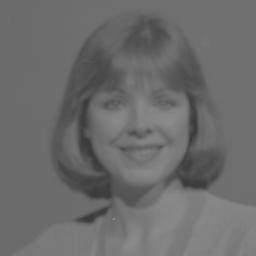
#> input picture contr1_1.jpg, 256 x 256 px
$ python Practica2.py
#> lines starting #> are read from the running program, lines starting #| are printed output that depends on the picture
#######Ejercicio 1

import cv2
import random
import numpy as np
from matplotlib import pyplot as plt

img=cv2.imread('contr1_1.jpg', cv2.COLOR_BGR2GRAY)
#> img is the input picture: shape (256, 256, 3); min 56, max 139, mean 107.8
img2=cv2.imread('contr1_1.jpg', cv2.IMREAD_GRAYSCALE)
#> img2: shape (256, 256); min 56, max 139, mean 107.8
hist = cv2.calcHist([img],[0],None,[256],[0,256])
#> hist = 256 values, max 11064 at index 108, min 0 at index 0, mean 256

a=0
b=255
c=255
d=0
fils,cols=img2.shape
#> fils = 256; cols = 256
for x in range(fils):
    for y in range(cols):
        if c>img2.item(x,y):
            c=img2.item(x,y)
        if d<img2.item(x,y):
            d=img2.item(x,y)
#> after the loop, c = 56; d = 139
print(c,d)
#| 56 139
for x in range(fils):
    for y in range(cols):
        t=(img2.item(x,y)-c)*((b-a)/(d-c))+a
        img2.itemset((x, y), t)
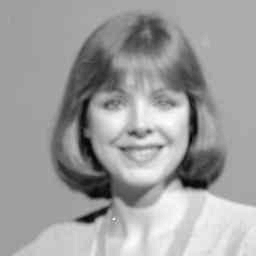
#> img2: shape (256, 256); min 0, max 255, mean 158.5

plt.subplot(2,2,1),plt.imshow(img,'gray')
plt.subplot(2,2,2).hist(img.ravel(),256,[0,256])
plt.subplot(2,2,3),plt.imshow(img2,'gray')
plt.subplot(2,2,4).hist(img2.ravel(),256,[0,256])
plt.show()
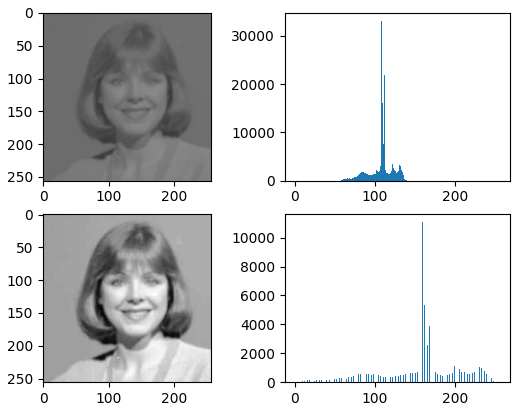
#> figure drawn by matplotlib, 4 panels; panel 2: tallest bar 33192 high, from x = 108 to 109; panel 4: tallest bar 11064 high, from x = 159 to 160

#######Ejercicio 2

import cv2
import random
import numpy as np
from matplotlib import pyplot as plt

img=cv2.imread('contr3_1.jpg', cv2.COLOR_BGR2GRAY)
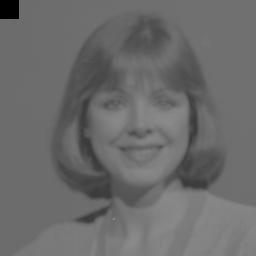
#> input picture contr3_1.jpg, 256 x 256 px
#> img is the input picture: shape (256, 256, 3); min 0, max 140, mean 107.2
img2=cv2.imread('contr3_1.jpg', cv2.IMREAD_GRAYSCALE)
#> img2: shape (256, 256); min 0, max 140, mean 107.2

a=0
b=255
c=255
d=0
fils,cols=img2.shape
for x in range(fils):
    for y in range(cols):
        if c>img2.item(x,y):
            c=img2.item(x,y)
        if d<img2.item(x,y):
            d=img2.item(x,y)
#> after the loop, c = 0; d = 140
print(c,d)
#| 0 140
for x in range(fils):
    for y in range(cols):
        t=(img2.item(x,y)-c)*((b-a)/(d-c))+a
        img2.itemset((x, y), t)
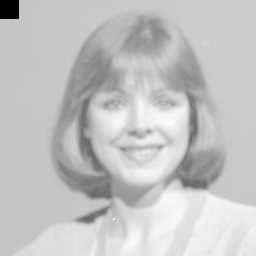
#> img2: shape (256, 256); min 0, max 255, mean 194.8
hist = cv2.calcHist([img],[0],None,[256],[0,256])
#> hist = 256 values, max 10682 at index 108, min 0 at index 4, mean 256
plt.subplot(2,2,1),plt.imshow(img,'gray')
plt.subplot(2,2,2).hist(img.ravel(),256,[0,256])
plt.subplot(2,2,3),plt.imshow(img2,'gray')
plt.subplot(2,2,4).hist(img2.ravel(),256,[0,256])
plt.show()
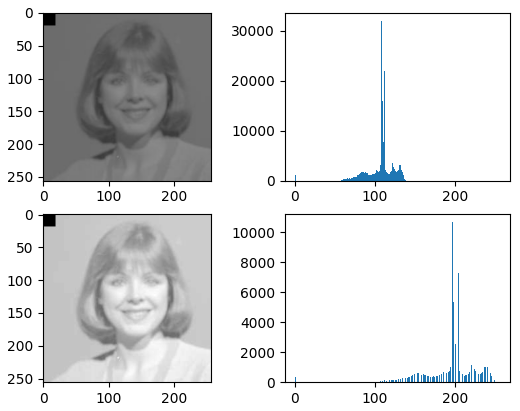
#> figure drawn by matplotlib, 4 panels; panel 2: tallest bar 32046 high, from x = 108 to 109; panel 4: tallest bar 10682 high, from x = 196 to 197

#######Ejercicio 3

import cv2
import random
import numpy as np
import math
from matplotlib import pyplot as plt

img=cv2.imread('contr3_1.jpg', cv2.COLOR_BGR2GRAY)
img2=cv2.imread('contr3_1.jpg', cv2.IMREAD_GRAYSCALE)

a=0
b=255
fils,cols=img2.shape

lista=[0]*256
cont=fils*cols
#> cont = 65536

for x in range(fils):
    for y in range(cols):
        lista[img2.item(x,y)]=lista[img2.item(x,y)]+1
#> after the loop, lista has the same summary as hist

lista2=[]
for i in range(len(lista)):
    lista2=lista2+[i]*lista[i]
#> after the loop, lista2 = 65536 items
print(len(lista2),cont)
#| 65536 65536
x=10*cont/100
#> x = 6553.6
y=90*cont/100
#> y = 58982.4
print(x,y)
#| 6553.6 58982.4
c=lista2[round(x)]
#> c = 84
d=lista2[round(y)]
#> d = 128
print(c,d)
#| 84 128
for x in range(fils):
    for y in range(cols):
        t=(img2.item(x,y)-c)*((b-a)/(d-c))+a
        if t<0:
            t=0
        if t>255:
            t=255
        img2.itemset((x, y), t)
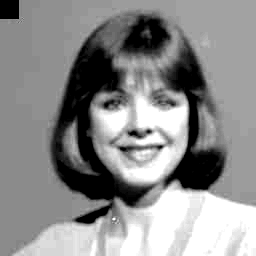
#> img2: shape (256, 256); min 0, max 255, mean 139.4
hist = cv2.calcHist([img2],[0],None,[256],[0,256])
#> hist = 256 values, max 10682 at index 139, min 0 at index 1, mean 256
plt.subplot(2,2,1),plt.imshow(img,'gray')
plt.subplot(2,2,2).hist(img.ravel(),256,[0,256])
plt.subplot(2,2,3),plt.imshow(img2,'gray')
plt.subplot(2,2,4).hist(img2.ravel(),256,[0,256])
plt.show()
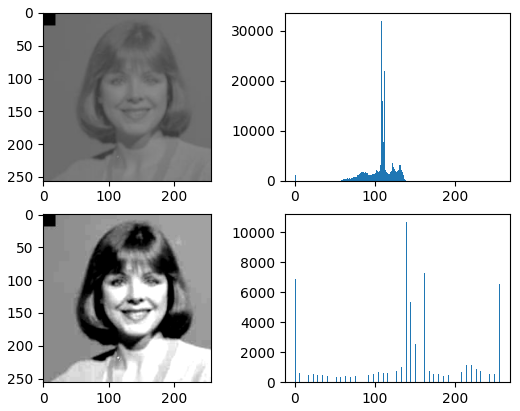
#> figure drawn by matplotlib, 4 panels; panel 2: tallest bar 32046 high, from x = 108 to 109; panel 4: tallest bar 10682 high, from x = 139 to 140
